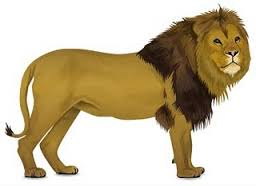
//> input picture image/Debug/src/lew.jpg, 256 x 186 px
$ ./main ../../image/Debug/src/lew.jpg   (built with g++ and OpenCV 4)
//> lines starting //> are read from the running program, lines starting //| are printed output that depends on the picture; after the words box and inside, x2 and y2 are one past the last pixel; in counts of white or black regions, pixels touching at a corner belong together
#include <opencv2/opencv.hpp>
#include <iostream>
#include <fstream>

using namespace cv;
using namespace std;

int main(int argc, char** argv)
{
	Mat img_rgb, img_gry, img_cny,img_pyr, img_pyr2;
	namedWindow("Przyklad 1", CV_WINDOW_AUTOSIZE);
	namedWindow("Przyklad 2", CV_WINDOW_AUTOSIZE);

	img_rgb = imread(argv[1]);
//> img_rgb is the input picture: 186 rows x 256 cols, CV_8UC3; mean B, G, R 161.4, 188.5, 201.9
	cvtColor(img_rgb, img_gry, COLOR_BGR2GRAY);
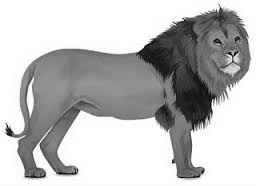
//> img_gry: 186 rows x 256 cols, CV_8UC1; min 1, max 255, mean 189.4
	imshow("Przyklad 1", img_gry);
	pyrDown(img_gry, img_pyr);
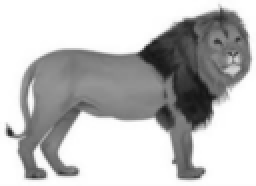
//> img_pyr: 93 rows x 128 cols, CV_8UC1 (shown 2 times larger); min 21, max 255, mean 189.5
	pyrDown(img_pyr, img_pyr2);
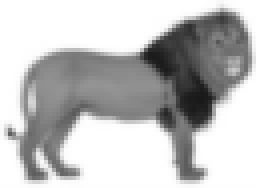
//> img_pyr2: 47 rows x 64 cols, CV_8UC1 (shown 4 times larger); min 25, max 255, mean 190.2
	Canny(img_pyr2, img_cny, 10 ,100, 3, true);
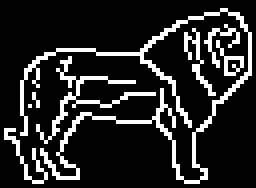
//> img_cny: 47 rows x 64 cols, CV_8UC1 (shown 4 times larger); 15.4% white in thin lines or dots
	imshow("Przyklad 2", img_cny);
	waitKey(0);

	int x = 16, y = 32;
	Vec3b intensity = img_rgb.at< Vec3b >(y,x);
//> intensity = [255, 255, 255]
	uchar blue = intensity[0];
//> blue = 255
	uchar green = intensity[1];
//> green = 255
	uchar red = intensity[2];
//> red = 255

	cout<<"W pikselu ("<<x<<", "<<y<<"): (blue,green,red) = ("<<(unsigned int)blue<<", "
		<<(unsigned int)green<<", "<<(unsigned int)red<<")"<<endl;
//| W pikselu (16, 32): (blue,green,red) = (255, 255, 255)
	cout<<"Szary piksel jest: "<<(unsigned int)img_gry.at<uchar>(y,x)<<endl;
//| Szary piksel jest: 255
	x/=4;
	y/=4;
	cout<<"Piramid2 piksel jest: "<<(unsigned int)img_pyr2.at<uchar>(y,x)<<endl;
//| Piramid2 piksel jest: 255
	img_cny.at<uchar>(x,y) = 128;
//> img_cny: 47 rows x 64 cols, CV_8UC1; 1 pixels changed, all inside (x1, y1, x2, y2) = (8, 4, 9, 5)
	return 0;

}
